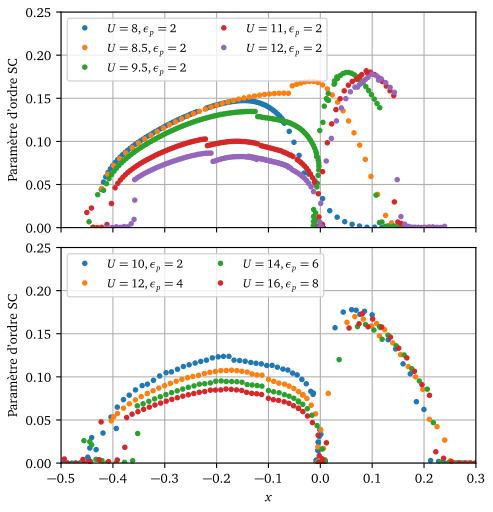

This figure's Python source:
import numpy as np
import os
import sys
import matplotlib.pyplot as plt
from Information_mat import *

plt.rc('text', usetex=True)
plt.rc('font', family='serif')
plt.rcParams['text.latex.preamble'] = r'\usepackage[charter]{mathdesign}'

fig,ax = plt.subplots(2,1,sharex=True)
plt.gcf().set_size_inches(12.5/2.54, 13/2.54)

#-------------------------------------------------------------------
plt.sca(ax[0])
liste = [8, 9, 9.5, 11, 12]
for U in liste:
    path = f"BSCO/BSCO_U{U}e2.tsv"
    data = np.genfromtxt(path, names=True)
    # data = data[data['mu_ave']>1.56]
    # data = data[data['mu_ave']<1.75]
    D = 3*np.abs(data['D_ave'])
    x = 3*data['mu_ave']-5
    if U == 9:
        plt.plot(x,D, 'o', ms = 3, label = f'$U=8.5, \epsilon_p=2$')
    else:
        plt.plot(x,D, 'o', ms = 3, label = f'$U={U}, \epsilon_p=2$')


# plt.xlabel('$x$',)
plt.xlim(-0.5, 0.3)
plt.ylim(0,0.25)
plt.ylabel("""Paramètre d'ordre SC""")
plt.legend(ncol=2, loc='upper left', fontsize=9)
plt.grid()

#-------------------------------------------------------------------
plt.sca(ax[1])
liste = [10, 12, 14, 16]
for U in liste:
    path = f"BSCO/BSCO_U{U}e{U-8}.tsv"
    data = np.genfromtxt(path, names=True)
    D = 3*np.abs(data['D_ave'])
    x = 3*data['mu_ave']-5
    plt.plot(x,D, 'o', ms = 3, label = f'$U={U}, \epsilon_p={U-8}$')

plt.xlabel('$x$',)
# plt.xlim(-0.5, 0.3)
plt.ylim(0,0.25)
plt.ylabel("""Paramètre d'ordre SC""")
plt.legend(ncol=2, loc='upper left', fontsize=9)
plt.grid()


plt.tight_layout(pad=0.5)
plt.savefig(__file__[:-3]+".pdf")
